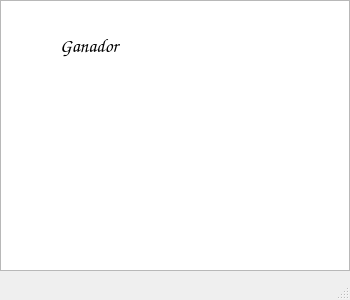
<?xml version="1.0" encoding="UTF-8"?>
<ui version="4.0">
 <class>Ganador</class>
 <widget class="QMainWindow" name="Ganador">
  <property name="geometry">
   <rect>
    <x>0</x>
    <y>0</y>
    <width>350</width>
    <height>300</height>
   </rect>
  </property>
  <property name="minimumSize">
   <size>
    <width>350</width>
    <height>300</height>
   </size>
  </property>
  <property name="maximumSize">
   <size>
    <width>350</width>
    <height>300</height>
   </size>
  </property>
  <property name="windowTitle">
   <string>MainWindow</string>
  </property>
  <widget class="QWidget" name="centralwidget">
   <widget class="QGraphicsView" name="graphicsView">
    <property name="geometry">
     <rect>
      <x>0</x>
      <y>0</y>
      <width>350</width>
      <height>271</height>
     </rect>
    </property>
    <property name="minimumSize">
     <size>
      <width>350</width>
      <height>200</height>
     </size>
    </property>
   </widget>
   <widget class="QLabel" name="label">
    <property name="geometry">
     <rect>
      <x>60</x>
      <y>30</y>
      <width>201</width>
      <height>31</height>
     </rect>
    </property>
    <property name="font">
     <font>
      <family>Comic Sans MS</family>
      <pointsize>14</pointsize>
      <weight>75</weight>
      <bold>true</bold>
     </font>
    </property>
    <property name="text">
     <string>Ganador</string>
    </property>
   </widget>
  </widget>
  <widget class="QMenuBar" name="menubar">
   <property name="geometry">
    <rect>
     <x>0</x>
     <y>0</y>
     <width>350</width>
     <height>20</height>
    </rect>
   </property>
  </widget>
  <widget class="QStatusBar" name="statusbar"/>
 </widget>
 <resources/>
 <connections/>
</ui>
